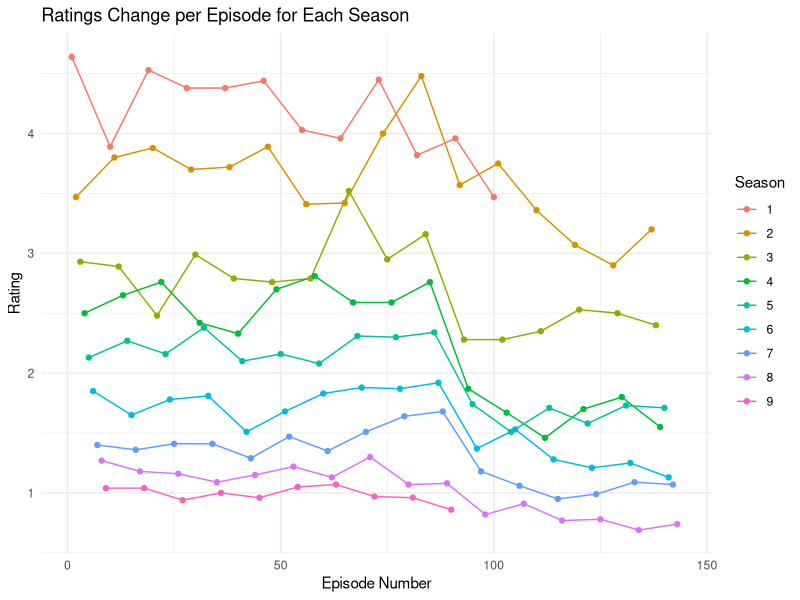

The R source for this figure:
## ---- chunk 1
knitr::opts_chunk$set(echo = TRUE)
library(readr)
library(dplyr)
library(tidyr)
library(ggplot2)
library(stringr)
## ---- chunk 2
ratings_data <- read_csv('Suits Rating.csv')
ratings_data <- ratings_data[,-1]
ratings_long <- pivot_longer(ratings_data, cols = starts_with("Season"), 
                             names_to = "Season", values_to = "Rating", 
                             names_prefix = "Season")

ratings_summary <- ratings_long %>%
  group_by(Season) %>%
  summarise(
    Average_Rating = mean(Rating, na.rm = TRUE),
    Median_Rating = median(Rating, na.rm = TRUE),
    Max_Rating = max(Rating, na.rm = TRUE),
    Min_Rating = min(Rating, na.rm = TRUE),
    SD_Rating = sd(Rating, na.rm = TRUE)
  )
ratings_summary

## ---- chunk 3
ratings_long <- ratings_long %>%
  mutate(Episode = row_number())

ggplot(ratings_long, aes(x = Episode, y = Rating, group = Season, color = Season)) +
  geom_line() +
  geom_point() +
  theme_minimal() +
  labs(title = "Ratings Change per Episode for Each Season",
       x = "Episode Number",
       y = "Rating")
